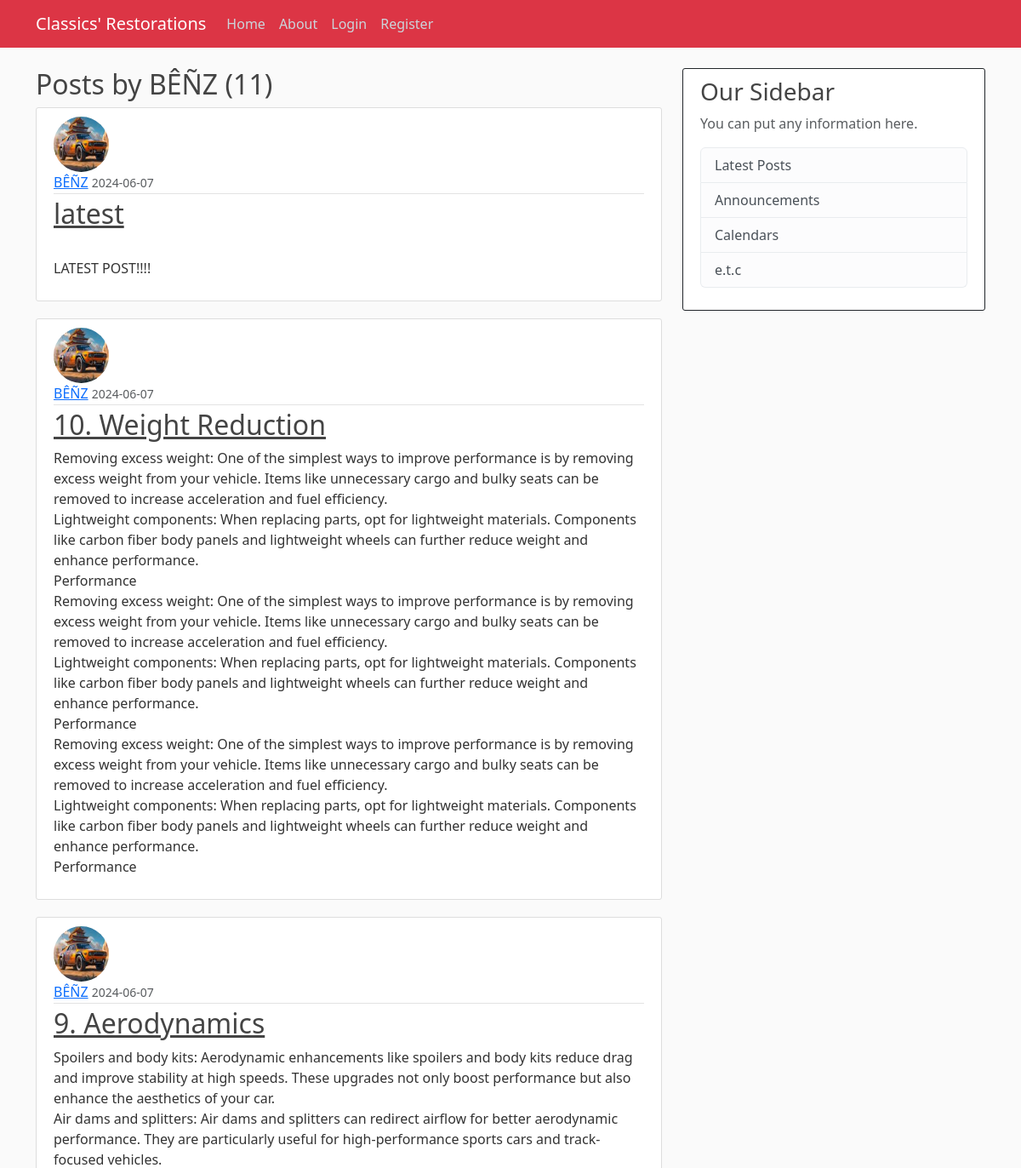
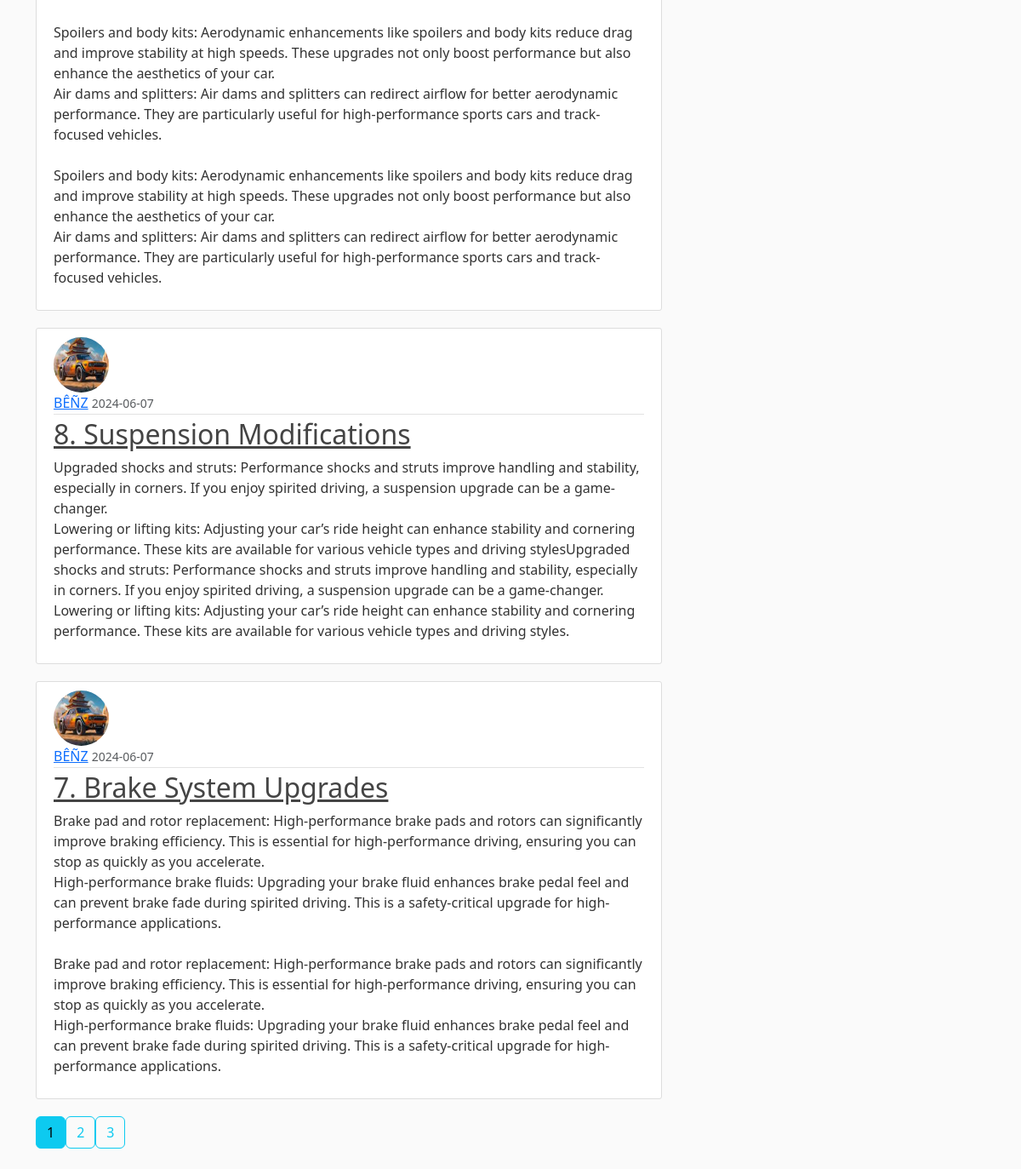
The app's page /user/BÊÑZ with its own data (2 pictures, top to bottom).
### app/models.py (models this page shows, shortened)
class User(db.Model, UserMixin):
    id = db.Column(db.Integer, primary_key=True)
    username = db.Column(db.String(12), unique=True, nullable=False)
    email = db.Column(db.String(120), unique=True, nullable=False)
    image_file = db.Column(db.String(20), nullable=False, default='default.jpeg')
    password = db.Column(db.String(60), nullable=False)
    posts = db.relationship("Post", backref='author', lazy=True)

class Post(db.Model):
    id = db.Column(db.Integer, primary_key=True)
    title = db.Column(db.String(100), nullable=False)
    content = db.Column(db.Text, nullable=False)
    date_posted = db.Column(db.DateTime, nullable=False, default=datetime.utcnow)
    user_id = db.Column(db.Integer, db.ForeignKey('user.id'), nullable=False)

### app/routes.py (the view)
@app.route("/user/<string:username>")
def user_posts(username):
    page = request.args.get('page', 1, type=int)
    user = User.query.filter_by(username=username).first_or_404()
    posts = Post.query.filter_by(author=user).order_by(Post.date_posted.desc()).paginate(page=page, per_page=5)
    return render_template("user_post.html", posts=posts, user=user)

### app/templates/user_post.html
{% extends "base.html" %}
{% block content %}
<h2>Posts by {{ user.username }} ({{ posts.total }})</h2>
{% for post in posts.items %}
<article class="media content-section">
  <img
    class="rounded-circle article-img"
    src="{{ url_for('static', filename='profile_pics/' + post.author.image_file) }}"
    alt="{{ post.author.username }}"
  />
  <div class="media-body">
    <div class="article-metadata">
      <a class="mr-2" href="{{ url_for('user_posts' , username= post.author.username) }}">{{ post.author.username }}</a>
      <small class="text-muted">{{ post.date_posted.strftime('%Y-%m-%d') }}</small>
    </div>
    <h2><a class="article-title" href="{{ url_for('post', post_id=post.id) }}">{{ post.title }}</a></h2>
    <p class="article-content">{{ post.content }}</p>
  </div>
</article>
{% endfor %}
<div class="pagination">
  {% for page_num in posts.iter_pages() %}
    {% if page_num %}
      {% if posts.page == page_num %}
        <a class="btn btn-info mb-4" href="{{ url_for('user_posts',username = user.username, page=page_num) }}">{{ page_num }}</a>
      {% else %}
        <a class="btn btn-outline-info mb-4" href="{{ url_for('user_posts',username = user.username, page=page_num) }}">{{ page_num }}</a>
      {% endif %}
    {% else %}
      ...
    {% endif %}
  {% endfor %}
</div>
{% endblock %}

### app/static/main.css (style rules this page uses)
body { background: #fafafa; color: #333333; margin-top: 5rem; }
h1, h2, h3, h4, h5, h6 { color: #444444; }
.content-section { background: #ffffff; padding: 10px 20px; border: 1px solid #dddddd; border-radius: 3px; margin-bottom: 20px; }
.article-title { color: #444444; }
.article-content { white-space: pre-line; }
.article-img { height: 65px; width: 65px; margin-right: 16px; }
.article-metadata { padding-bottom: 1px; margin-bottom: 4px; border-bottom: 1px solid #e3e3e3 }

### records on screen
User: username "BÊÑZ"
Post: image_file (picture), author.username "BÊÑZ", date_posted "2024-06-07", title "latest", content "LATEST POST!!!!"
Post: image_file (picture), author.username "BÊÑZ", date_posted "2024-06-07", title "10. Weight Reduction", content "Removing excess weight: One of the simplest ways to improve performance is by removing excess weight from your vehicle. Items like unnecessary cargo and bulky seats can be removed to increase acceleration and fuel efficiency. Lightweight components: When replacing parts, opt for lightweight materials. Components like carbon fiber body panels and lightweight wheels can further reduce weight and enhance performance. Performance Removing excess weight: One of the simplest ways to improve performance is by removing excess weight from your vehicle. Items like unnecessary cargo and bulky seats can be removed to increase acceleration and fuel efficiency. Lightweight components: When replacing…"
Post: image_file (picture), author.username "BÊÑZ", date_posted "2024-06-07", title "9. Aerodynamics", content "Spoilers and body kits: Aerodynamic enhancements like spoilers and body kits reduce drag and improve stability at high speeds. These upgrades not only boost performance but also enhance the aesthetics of your car. Air dams and splitters: Air dams and splitters can redirect airflow for better aerodynamic performance. They are particularly useful for high-performance sports cars and track-focused vehicles. Spoilers and body kits: Aerodynamic enhancements like spoilers and body kits reduce drag and improve stability at high speeds. These upgrades not only boost performance but also enhance the aesthetics of your car. Air dams and splitters: Air dams and splitters can redirect airflow for…"
Post: image_file (picture), author.username "BÊÑZ", date_posted "2024-06-07", title "8. Suspension Modifications", content "Upgraded shocks and struts: Performance shocks and struts improve handling and stability, especially in corners. If you enjoy spirited driving, a suspension upgrade can be a game-changer. Lowering or lifting kits: Adjusting your car’s ride height can enhance stability and cornering performance. These kits are available for various vehicle types and driving stylesUpgraded shocks and struts: Performance shocks and struts improve handling and stability, especially in corners. If you enjoy spirited driving, a suspension upgrade can be a game-changer. Lowering or lifting kits: Adjusting your car’s ride height can enhance stability and cornering performance. These kits are available for various…"
Post: image_file (picture), author.username "BÊÑZ", date_posted "2024-06-07", title "7. Brake System Upgrades", content "Brake pad and rotor replacement: High-performance brake pads and rotors can significantly improve braking efficiency. This is essential for high-performance driving, ensuring you can stop as quickly as you accelerate. High-performance brake fluids: Upgrading your brake fluid enhances brake pedal feel and can prevent brake fade during spirited driving. This is a safety-critical upgrade for high-performance applications. Brake pad and rotor replacement: High-performance brake pads and rotors can significantly improve braking efficiency. This is essential for high-performance driving, ensuring you can stop as quickly as you accelerate. High-performance brake fluids: Upgrading your brake fluid…"

### other values on screen
{{ posts.total }} "11"
{{ page_num }} "1"
{{ page_num }} "2" "3"
